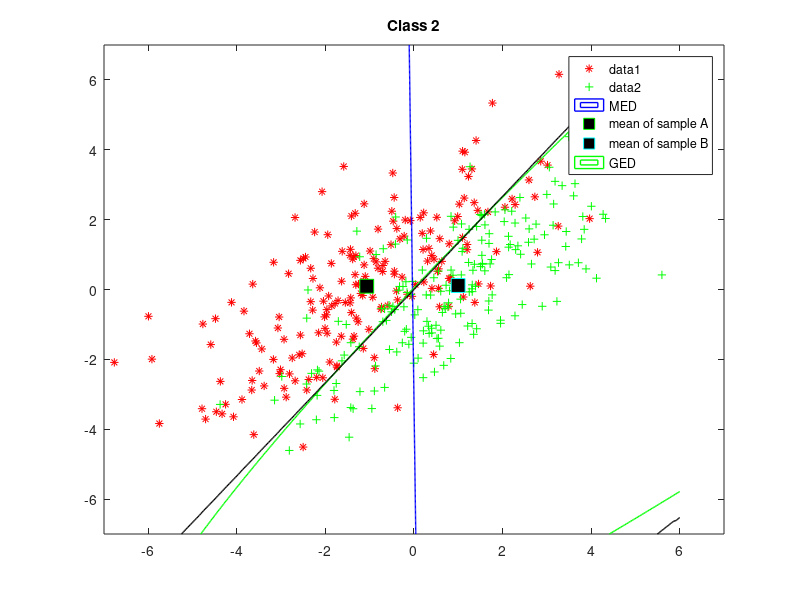

Reproduce this figure in MATLAB. (Note: this script raises an error after producing the figure.)
%% SYDE 675 LAB_1
clear all; close all; clc;

%% class 1
muAClass2 = [-1,0];
sigmaAClass2 = [4,3; 3,4];
muBClass2 = [1,0];
sigmaBClass2 = [4,3; 3,4];

%% load data
rAClass2 = mvnrnd(muAClass2, sigmaAClass2, 200);
rBClass2 = mvnrnd(muBClass2, sigmaBClass2, 200);
h3 = figure
plot(rAClass2(:,1),rAClass2(:,2),'r*');
hold on
plot(rBClass2(:,1),rBClass2(:,2),'g+'); 
title('Class 2');

%% MED
meanClass2A = mean(rAClass2)
meanClass2B = mean(rBClass2)
u = linspace(-7, 7, 400);
v = linspace(-7, 7, 400);
z = zeros(length(u), length(v));
for i = 1:length(u)
        for j = 1:length(v)
            z(i,j) = ((u(i)- meanClass2A(1))^2 + (v(j)- meanClass2A(2))^2)...
                - ((u(i)- meanClass2B(1))^2 + (v(j)- meanClass2B(2))^2);
        end
end
z = z';
contour(u,v,z,[0, 0], 'LineWidth', 1,'LineColor','b','DisplayName','MED');

plot(meanClass2A(1),meanClass2A(2),'gs','MarkerSize',10,'MarkerFaceColor',...
    [0,0,0],...
    'DisplayName','mean of sample A');
plot(meanClass2B(1),meanClass2B(2),'cs','MarkerSize',10,'MarkerFaceColor',...
    [0,0,0],...
    'DisplayName','mean of sample B');

%% GED
u1 = linspace(-7, 6, 400);
v1 = linspace(-7, 6, 400);
valClass2A = cov(rAClass2)
valClass2B = cov(rBClass2)
z1 = zeros(length(u1), length(v1));
for i = 1:length(u1)
     for j = 1:length(v1)
         z1(i,j) = ([u1(i) v1(j)]- meanClass2A)*inv(valClass2A)*([u1(i) v1(j)]...
             - meanClass2A)'- ([u1(i) v1(j)]- meanClass2B)*inv(valClass2B)...
             *([u1(i) v1(j)]- meanClass2B)';
             
     end
end
z1 = z1';
contour(u1,v1,z1,[0, 0], 'LineWidth', 1,'LineColor','g','DisplayName','GED'); 
legend('show');

%% MAP

u2 = linspace(-7, 6, 400);
v2 = linspace(-7, 6, 400);
z2 = zeros(length(u2), length(v2));
for i = 1:length(u2)
     for j = 1:length(v2)      
         z2(i,j) = 1/(2*pi*(abs(det(sigmaAClass2)))^0.5)*exp(-0.5*([u2(i) v2(j)]...
             - muAClass2)*inv(sigmaAClass2)*([u2(i) v2(j)]- muAClass2)')...
             - 1/(2*pi*(abs(det(sigmaBClass2)))^0.5)*exp(-0.5*([u2(i) v2(j)] ...
             - muBClass2)*inv(sigmaBClass2)*([u2(i) v2(j)]- muBClass2)');
     end
end
z2 = z2';
contour(u2,v2,z2,[0, 0], 'LineWidth', 1,'LineColor','k','DisplayName','MAP'); 
legend('show');

%% 5-nn
u5 = linspace(-5, 8, 100);
v5 = linspace(-6, 6, 100);
X1 = zeros(400,2);
Y1 = zeros(400,1);
X1 = [rAClass2; rBClass2];
Y1(1:200) = 1;
Y1(201:400) = 2;
mdl1 = fitcknn(X1,Y1,'NumNeighbors',5);
for i = 1:length(u5)
     for j = 1:length(v5)     
         label1(i,j) = predict(mdl1,[u5(i),v5(j)]) - 2;
     end
end
label1 = label1';

hold on

contour(u5,v5,label1,[0, 0], 'LineWidth', 1,'LineColor','y','DisplayName','5-NN'); 
legend('show');

saveas(h3,'class2_error_5NN.png');


%% error 5NN
Class = [rAClass2;rBClass2];
Class(1:200,3) = 1;
Class(201:400,3) = 2;
error_5NN2 = zeros(40,1);
label = zeros(length(Class),1);

for n = 1:40
    % choose 10 samples from class A and B 
    v = 5*n;
    u = (5*n-4);
    sample2A = rAClass2(u:v,:);
    sample2B = rBClass2(u:v,:);
    sample = [sample2A;sample2B];
    % add labels
    sample(1:5,3) = 1;
    sample(6:10,3) = 2;    
    % training 
    mdl = fitcknn(sample(:,1:2),sample(:,3),'NumNeighbors', 5);
    
    for i = 1:400 
         label(i) = predict(mdl,[Class(i,1),Class(i,2)]);
    end
    
label(u:v,:) = Class(u:v,3);
label(200+u:200+v) = Class(200+u:200+v,3);
error_5NN2(n) = sum(abs(label(1:200)-1)+abs(label(201:400)-2))/380;
end

muError_5NN2 = mean(error_5NN2);
varError_5NN2 = std(error_5NN2);